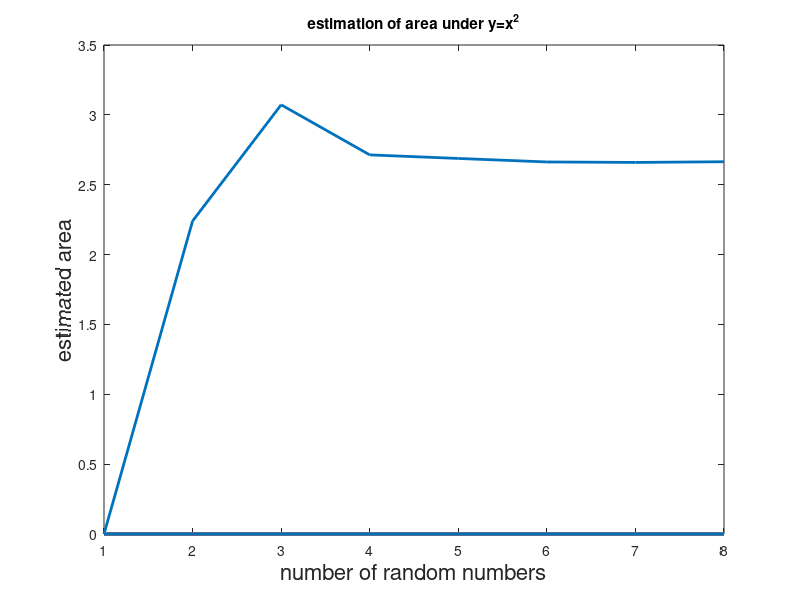

Source code (MATLAB):
% taking large no of points

clear;
close all;

n_points=5;

n_accept=0;

ite=8;

estima_area_arr= zeros(ite);

for k=1:ite

 n_accept=0;   
 
 curr_points= n_points^k;
 
for i=1:curr_points

    x_rand= 2*rand(1); % between [0,2]
    y_rand= 4*rand(1); % [0,4] so as to get points in that box
    
    if (y_rand <= (x_rand*x_rand) )
        n_accept= n_accept +1;
    end
end

estima_area= 8*n_accept/curr_points

estima_area_arr(k)= estima_area;
end


analy_area= 8/3

plot(1:ite,estima_area_arr,'LineWidth',2)
xlabel('number of random numbers','FontSize',16)
ylabel('estimated area','FontSize',16)
title('estimation of area under y=x^2')
